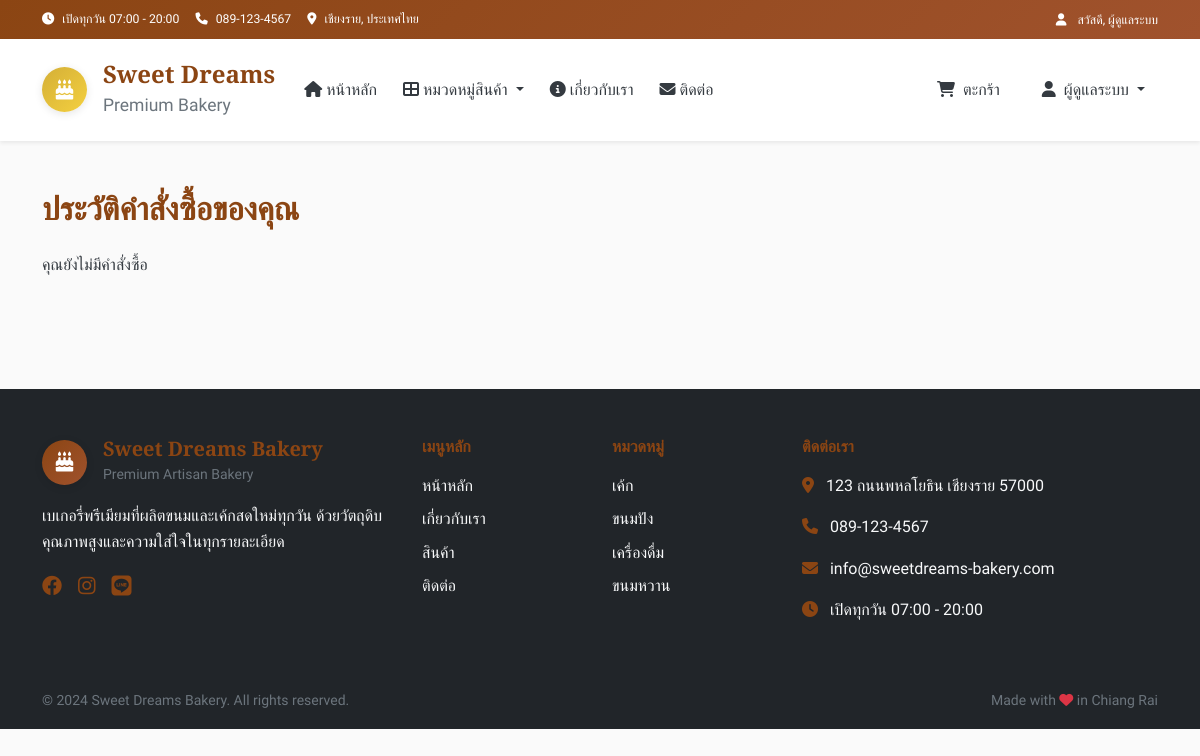
The page /order_history (signed in) on the database as committed earlier.
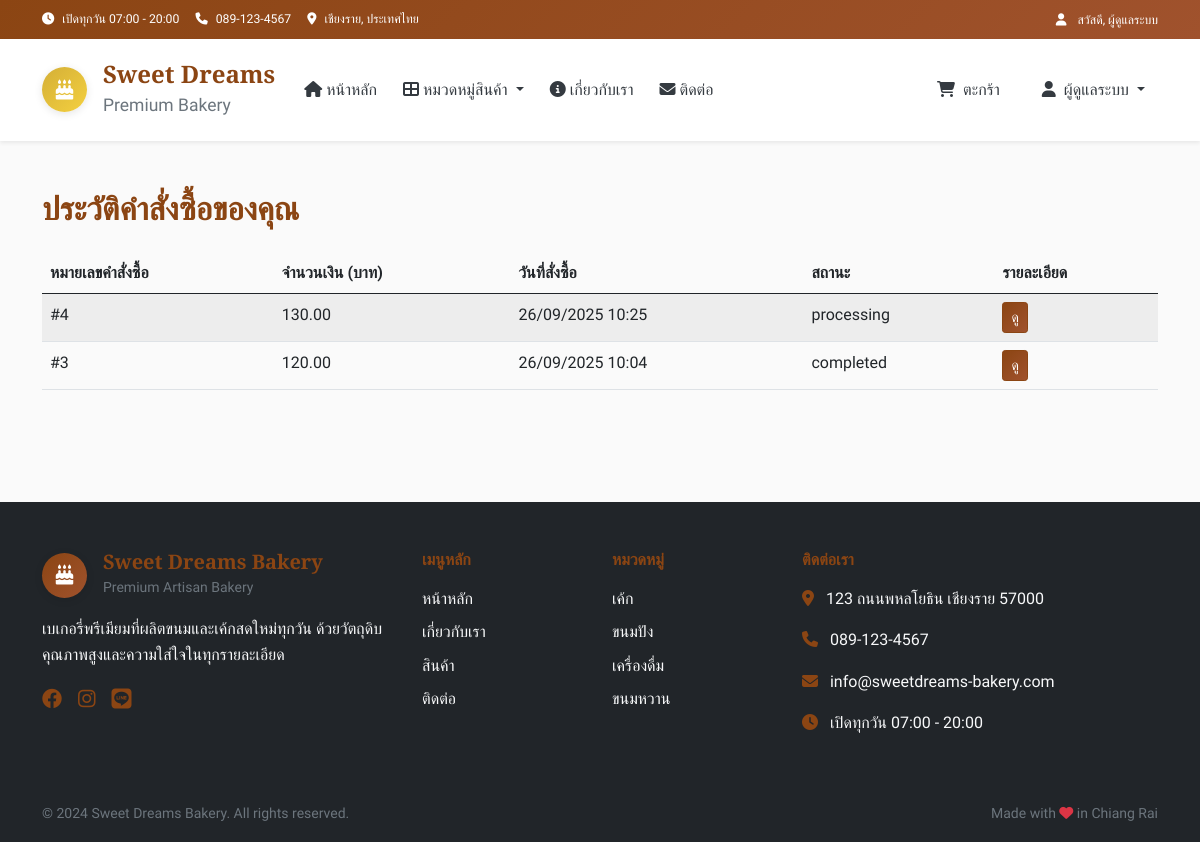
The same page on the database as committed later.
### tables this page shows
CREATE TABLE categories (
        id INTEGER PRIMARY KEY AUTOINCREMENT,
        name TEXT UNIQUE NOT NULL,
        name_en TEXT,
        icon TEXT,
        description TEXT,
        display_order INTEGER DEFAULT 0
    );

CREATE TABLE orders (
        id INTEGER PRIMARY KEY AUTOINCREMENT,
        user_id INTEGER,
        total_amount DECIMAL(10,2) NOT NULL,
        status TEXT DEFAULT 'pending',
        customer_name TEXT NOT NULL,
        customer_phone TEXT NOT NULL,
        customer_address TEXT,
        notes TEXT,
        created_at TIMESTAMP DEFAULT CURRENT_TIMESTAMP,
        FOREIGN KEY (user_id) REFERENCES users (id)
    );

### app.py (the view)
@app.route("/order_history")
def order_history():
    user_id = session.get("user_id")
    if not user_id:
        return redirect(url_for("login"))
    conn = get_db_connection()
    orders = conn.execute("""
        SELECT * FROM orders
        WHERE user_id = ?
        ORDER BY created_at DESC
    """, (user_id,)).fetchall()
    conn.close()
    return render_template("order_history.html", orders=orders)

### app.py (called while the page is built)
def get_db_connection():
    conn = sqlite3.connect(DB_NAME)
    conn.row_factory = sqlite3.Row
    return conn

def get_categories():
    conn = get_db_connection()
    categories = conn.execute(
        "SELECT * FROM categories ORDER BY display_order"
    ).fetchall()
    conn.close()
    return categories

def get_cart_total():
    cart = session.get('cart', {})
    total_items = sum(item['quantity'] for item in cart.values())
    total_price = sum(item['quantity'] * item['price'] for item in cart.values())
    return total_items, total_price

@app.context_processor
def inject_global_data():
    categories = get_categories()
    cart_total_items, _ = get_cart_total()
    return dict(
        categories=categories,
        cart_total_items=cart_total_items
    )

@app.template_filter('datetimeformat')
def datetimeformat(value, format='%d/%m/%Y %H:%M'):
    try:
        dt = datetime.strptime(value, "%Y-%m-%d %H:%M:%S")
        return dt.strftime(format)
    except:
        return value

### templates/order_history.html (shortened to what this page needs)
{% extends "layout.html" %}
{% block content %}
<div class="container py-5">
    <h2 class="mb-4">ประวัติคำสั่งซื้อของคุณ</h2>
    {% if orders %}
    <table class="table table-striped">
        <thead>
            <tr>
                <th>หมายเลขคำสั่งซื้อ</th>
                <th>จำนวนเงิน (บาท)</th>
                <th>วันที่สั่งซื้อ</th>
                <th>สถานะ</th>
                <th>รายละเอียด</th>
            </tr>
        </thead>
        <tbody>
            {% for order in orders %}
            <tr>
                <td>#{{ order.id }}</td>
                <td>{{ "%.2f"|format(order.total_amount) }}</td>
                <td>{{ order.created_at | datetimeformat }}</td>
                <td>{{ order.status }}</td>
                <td><a href="{{ url_for('order_detail', order_id=order.id) }}" class="btn btn-sm btn-primary">ดู</a></td>
            </tr>
            {% endfor %}
        </tbody>
    </table>
    {% else %}
    <p>คุณยังไม่มีคำสั่งซื้อ</p>
    {% endif %}
</div>
{% endblock %}

### templates/layout.html (shortened to what the changed rows need)
<!DOCTYPE html>
<html lang="th" data-bs-theme="light">
<head>
    <link href="https://cdn.jsdelivr.net/npm/bootstrap@5.0.2/dist/css/bootstrap.min.css" rel="stylesheet">
    <link rel="stylesheet" href="https://cdnjs.cloudflare.com/ajax/libs/font-awesome/6.4.0/css/all.min.css">
    <link rel="stylesheet" href="{{ url_for('static', filename='css/main.css') }}">
    {% if session.get('role') == 'admin' %}
    <link rel="stylesheet" href="{{ url_for('static', filename='css/admin.css') }}">
    {% endif %}
</head>
<body>
    <main>
        {% block content %}{% endblock %}
    </main>
    <footer class="bg-dark text-white mt-5">
        <div class="container py-5">
            <div class="row gy-4">
                <div class="col-lg-2 col-md-6">
                    <ul class="list-unstyled">
                        {% if categories %}
                            {% for category in categories[:4] %}
                            <li class="mb-2">
                                <a href="{{ url_for('category_by_id', category_id=category.id) }}" class="text-light text-decoration-none">
                                    {{ category.name }}
                                </a>
                            </li>
                            {% endfor %}
                        {% endif %}
                    </ul>
                </div>
            </div>
        </div>
    </footer>
</body>
</html>

Rows that differ between the two databases and show on the page:
added orders: id "4", total_amount "130.00", created_at "26/09/2025 10:25", status "processing"
added orders: id "3", total_amount "120.00", created_at "26/09/2025 10:04", status "completed"
Other text that changed with them:
text no longer shown: "คุณยังไม่มีคำสั่งซื้อ"
text now shown: "หมายเลขคำสั่งซื้อ จำนวนเงิน (บาท) วันที่สั่งซื้อ สถานะ รายละเอียด"
